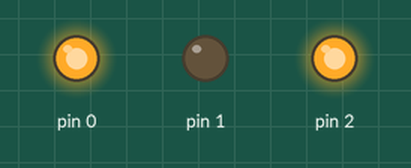
A sketch run on a simulated Arduino Uno, built with avr-gcc and run on an emulated ATmega328P. Parts: output pins drawn as LEDs (lit = HIGH).

Above: at 0.2 s.
At 1.5 s:
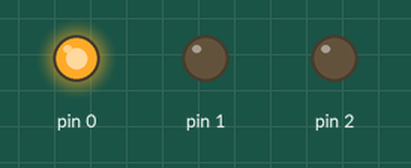
At 3.64 s:
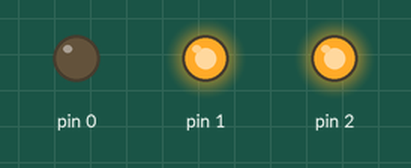
At 5.3 s:
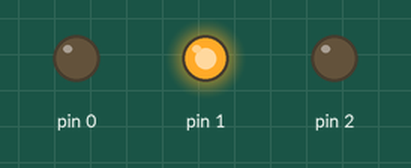
Timing chart, 0 to 7.1 s (numbered marks = the images above):
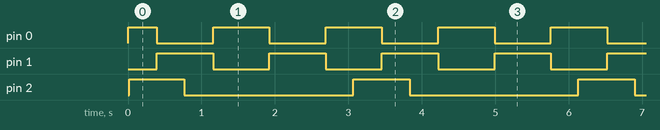

Measured:
- by itself, pin 0: repeats every 1.5 s: LOW 0.77 s, HIGH 0.77 s
- by itself, pin 1: alternates HIGH for 0.77 s and LOW for 0.77 s
- by itself, pin 2: alternates HIGH for 0.77 s and LOW for 2.3 s

The sketch:

simple.ino
```cpp
// https://learn.adafruit.com/adafruit-led-sequins/gemma-sequin-hat

int brightness = 0;    // how bright the LED is
int fadeAmount = 5;    // how many points to fade the LED by
int counter = 0;       // counter to keep track of cycles

// the setup routine runs once when you press reset:
void setup()  {
  // declare pins to be an outputs:
  pinMode(0, OUTPUT);
  pinMode(1, OUTPUT);
  pinMode(2, OUTPUT);
}

// the loop routine runs over and over again forever:
void loop()  {
  // set the brightness of the analog-connected LEDs:
  analogWrite(1, brightness);
  analogWrite(0, 255-brightness);

  // change the brightness for next time through the loop:
  brightness = brightness + fadeAmount;

  // reverse the direction of the fading at the ends of the fade:
  if (brightness == 0 || brightness == 255) {
    fadeAmount = -fadeAmount;
    counter++;
  }
  // wait for 15 milliseconds to see the dimming effect
  delay(15);

  // turns on the other LEDs every four times through the fade by
  // checking the modulo of the counter.
  // the modulo function gives you the remainder of
  // the division of two numbers:
  if (counter % 4 == 0) {
    digitalWrite(2, HIGH);
  } else {
    digitalWrite(2, LOW);
  }
}
```
